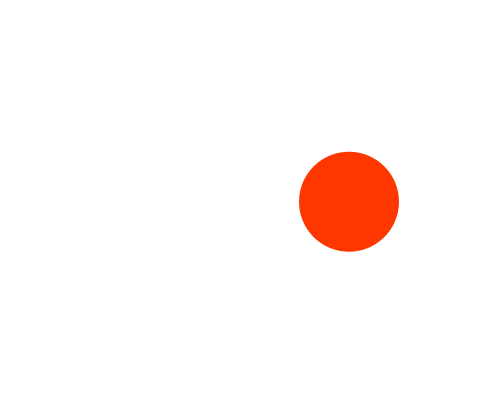
Frame 1 (no input)
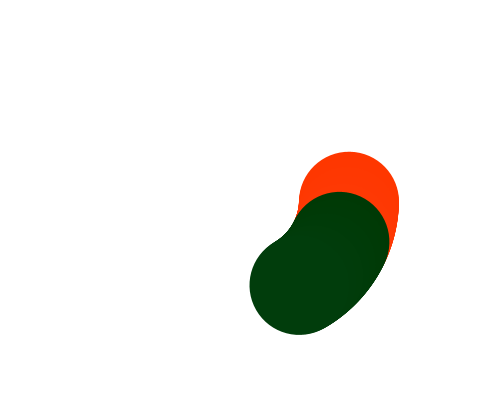
Frame 60 (the mouse pressed at the canvas centre just before this capture)
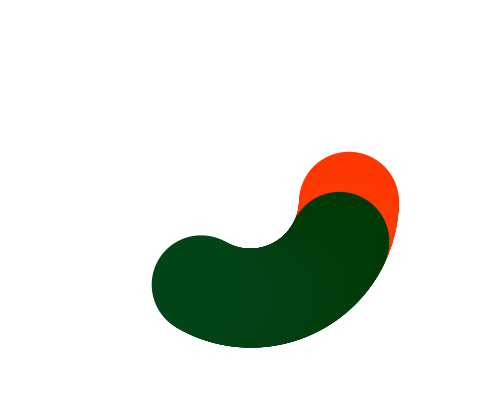
Frame 120 (the mouse held since frame 60 and released just before this capture)

The Processing sketch that drew these frames (run headless with seeded random() and noise(); from frame 60 on, the mouse is pressed at the canvas centre):

// Processing sketch: processing_57538
// ── processing_57538.pde

float dim;
void setup() {
  size(500,400);
  background(255,255,255);
  fill(0,255,255);
  dim= 1;
}
  
void draw() {
    noStroke();
    translate(width/2,height/2);
    rotate(radians(frameCount%360));
    //rotate(radians(30));
    //translate(frameCount%30,frameCount%30);
    scale(dim);
    dim = dim *0.9999;
    if (dim<.01) dim=1;
    fill((frameCount/25+254)%255,((frameCount/10)+55%200),(frameCount/5%255));
    ellipse(99-(frameCount/750),0,(100-(frameCount/10000)),(100-(frameCount/10000)));
  
}
